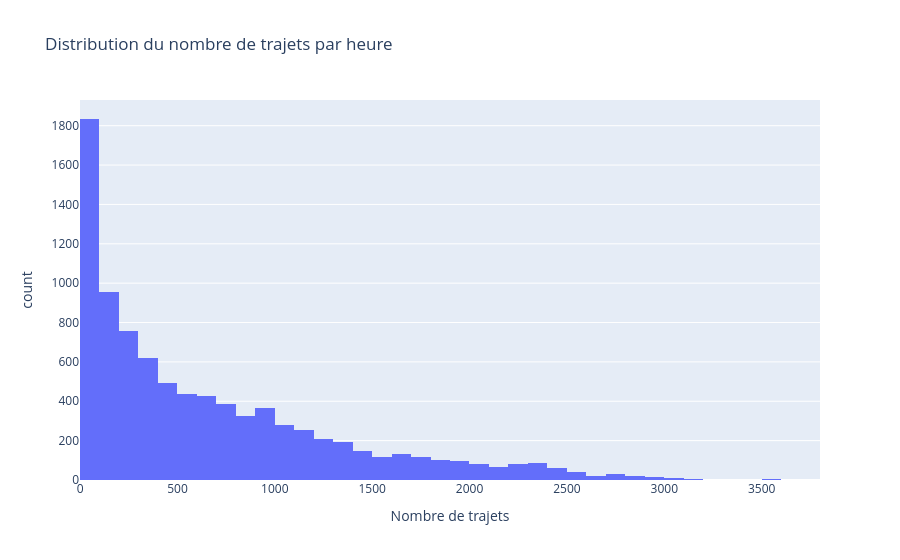

The code cell stored with this chart in its notebook:
### Code cell
# Vérifier la distribution de la target
print("🎯 Distribution de trip_count (TARGET):")
print(df_final_2024['trip_count'].describe())

# Visualisation
fig = px.histogram(df_final_2024, x='trip_count', nbins=50,
                   title='Distribution du nombre de trajets par heure',
                   labels={'trip_count': 'Nombre de trajets'})
fig.show()

### Figure 1 — Plotly figure (JSON) as saved in the notebook; plotly's stock layout.template omitted (floating-point values rounded to 4 significant figures; data arrays with more than 128 entries replaced by an {"elided": "..."} marker saying what was removed)
{"data": [{"bingroup": "x", "hovertemplate": "Nombre de trajets=%{x}<br>count=%{y}<extra></extra>", "legendgroup": "", "marker": {"color": "#636efa", "pattern": {"shape": ""}}, "name": "", "nbinsx": 50, "orientation": "v", "showlegend": false, "type": "histogram", "x": {"elided": "8782 int values"}, "xaxis": "x", "yaxis": "y"}], "layout": {"barmode": "relative", "legend": {"tracegroupgap": 0}, "title": {"text": "Distribution du nombre de trajets par heure"}, "xaxis": {"anchor": "y", "domain": [0, 1], "title": {"text": "Nombre de trajets"}}, "yaxis": {"anchor": "x", "domain": [0, 1], "title": {"text": "count"}}}}
